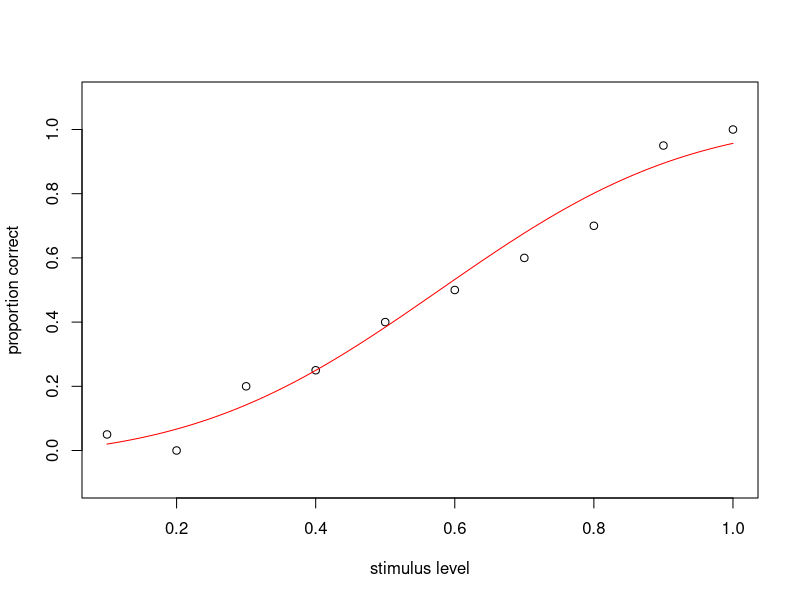

Source code (R):
# solution2.R  Fit a psychometric function with a lapse rate parameter

rm( list=ls() )

# make up some behavioural data for a discrimination task
df <- data.frame( stimlev=seq( 0.1, 1.0, by=0.1 ),                  # stimulus levels
                  ntrials=rep( 20, times=10 ),                      # number of trials at each stimulus level
                  nhigher=c( 1, 0, 4, 5, 8, 10, 12, 14, 19, 20 ) )  # number of trials where the observer responded "higher"
df$phigher <- df$nhigher / df$ntrials                               # 'nhigher' expressed as a proportion

# make a psychometric function with a lapse parameter, lambda
psymet <- function( x, mu, sigma, lambda ) lambda + (1-2*lambda)*pnorm( x, mean=mu, sd=sigma )

# find the maximum likelihood fit
errfn <- function( p ) -sum(log( dbinom( df$nhigher, df$ntrials, psymet( df$stimlev, p[1], p[2], p[3] ) ) ))
fit <- optim( c( 0.20, 0.20, 0.05 ), errfn )
param <- fit$par

# plot the data and fit
plot( df$stimlev, df$phigher, ylim=c(-0.1,1.1), xlab='stimulus level', ylab='proportion correct' )
curve( psymet( x, param[1], param[2], param[3] ), col='red', add=TRUE )

